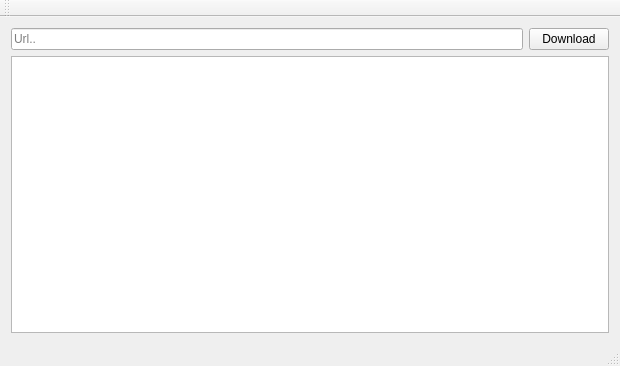
<?xml version="1.0" encoding="UTF-8"?>
<ui version="4.0">
 <class>Download_ManagerClass</class>
 <widget class="QMainWindow" name="Download_ManagerClass">
  <property name="geometry">
   <rect>
    <x>0</x>
    <y>0</y>
    <width>620</width>
    <height>366</height>
   </rect>
  </property>
  <property name="windowTitle">
   <string>Download_Manager</string>
  </property>
  <widget class="QWidget" name="centralWidget">
   <layout class="QVBoxLayout" name="verticalLayout">
    <item>
     <layout class="QHBoxLayout" name="horizontalLayout">
      <item>
       <widget class="QLineEdit" name="lineEdit_URL">
        <property name="placeholderText">
         <string>Url..</string>
        </property>
       </widget>
      </item>
      <item>
       <widget class="QPushButton" name="pushButton_Download">
        <property name="text">
         <string>Download</string>
        </property>
       </widget>
      </item>
     </layout>
    </item>
    <item>
     <layout class="QHBoxLayout" name="horizontalLayout_2">
      <item>
       <widget class="QListWidget" name="listWidget"/>
      </item>
     </layout>
    </item>
   </layout>
  </widget>
  <widget class="QMenuBar" name="menuBar">
   <property name="geometry">
    <rect>
     <x>0</x>
     <y>0</y>
     <width>620</width>
     <height>33</height>
    </rect>
   </property>
  </widget>
  <widget class="QToolBar" name="mainToolBar">
   <attribute name="toolBarArea">
    <enum>TopToolBarArea</enum>
   </attribute>
   <attribute name="toolBarBreak">
    <bool>false</bool>
   </attribute>
  </widget>
  <widget class="QStatusBar" name="statusBar"/>
 </widget>
 <layoutdefault spacing="6" margin="11"/>
 <resources/>
 <connections/>
</ui>
